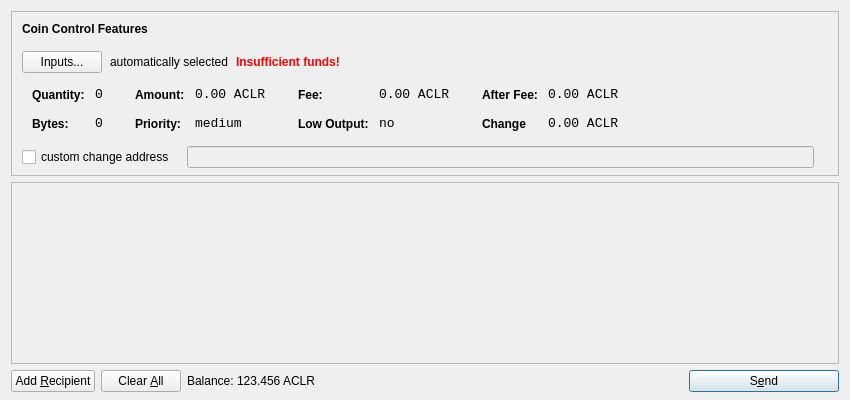
<?xml version="1.0" encoding="UTF-8"?>
<ui version="4.0">
 <class>SendCoinsDialog</class>
 <widget class="QDialog" name="SendCoinsDialog">
  <property name="geometry">
   <rect>
    <x>0</x>
    <y>0</y>
    <width>850</width>
    <height>400</height>
   </rect>
  </property>
  <property name="windowTitle">
   <string>Send Coins</string>
  </property>
  <layout class="QVBoxLayout" name="verticalLayout" stretch="0,1,0">
   <property name="bottomMargin">
    <number>8</number>
   </property>
   <item>
    <widget class="QFrame" name="frameCoinControl">
     <property name="sizePolicy">
      <sizepolicy hsizetype="Expanding" vsizetype="Expanding">
       <horstretch>0</horstretch>
       <verstretch>0</verstretch>
      </sizepolicy>
     </property>
     <property name="maximumSize">
      <size>
       <width>16777215</width>
       <height>16777215</height>
      </size>
     </property>
     <property name="frameShape">
      <enum>QFrame::StyledPanel</enum>
     </property>
     <property name="frameShadow">
      <enum>QFrame::Sunken</enum>
     </property>
     <layout class="QVBoxLayout" name="verticalLayoutCoinControl2">
      <property name="spacing">
       <number>-1</number>
      </property>
      <property name="leftMargin">
       <number>0</number>
      </property>
      <property name="topMargin">
       <number>0</number>
      </property>
      <property name="rightMargin">
       <number>0</number>
      </property>
      <property name="bottomMargin">
       <number>6</number>
      </property>
      <item>
       <layout class="QVBoxLayout" name="verticalLayoutCoinControl" stretch="0,0,0,0,1">
        <property name="spacing">
         <number>0</number>
        </property>
        <property name="leftMargin">
         <number>10</number>
        </property>
        <property name="topMargin">
         <number>10</number>
        </property>
        <item>
         <layout class="QHBoxLayout" name="horizontalLayoutCoinControl1">
          <property name="bottomMargin">
           <number>15</number>
          </property>
          <item>
           <widget class="QLabel" name="labelCoinControlFeatures">
            <property name="sizePolicy">
             <sizepolicy hsizetype="Preferred" vsizetype="Maximum">
              <horstretch>0</horstretch>
              <verstretch>0</verstretch>
             </sizepolicy>
            </property>
            <property name="font">
             <font>
              <weight>75</weight>
              <bold>true</bold>
             </font>
            </property>
            <property name="styleSheet">
             <string notr="true">font-weight:bold;</string>
            </property>
            <property name="text">
             <string>Coin Control Features</string>
            </property>
           </widget>
          </item>
         </layout>
        </item>
        <item>
         <layout class="QHBoxLayout" name="horizontalLayoutCoinControl2" stretch="0,0,0,0">
          <property name="spacing">
           <number>8</number>
          </property>
          <property name="bottomMargin">
           <number>10</number>
          </property>
          <item>
           <widget class="QPushButton" name="pushButtonCoinControl">
            <property name="styleSheet">
             <string notr="true"/>
            </property>
            <property name="text">
             <string>Inputs...</string>
            </property>
           </widget>
          </item>
          <item>
           <widget class="QLabel" name="labelCoinControlAutomaticallySelected">
            <property name="text">
             <string>automatically selected</string>
            </property>
            <property name="margin">
             <number>5</number>
            </property>
           </widget>
          </item>
          <item>
           <widget class="QLabel" name="labelCoinControlInsuffFunds">
            <property name="font">
             <font>
              <weight>75</weight>
              <bold>true</bold>
             </font>
            </property>
            <property name="styleSheet">
             <string notr="true">color:red;font-weight:bold;</string>
            </property>
            <property name="text">
             <string>Insufficient funds!</string>
            </property>
            <property name="margin">
             <number>5</number>
            </property>
           </widget>
          </item>
          <item>
           <spacer name="horizontalSpacerCoinControl">
            <property name="orientation">
             <enum>Qt::Horizontal</enum>
            </property>
            <property name="sizeHint" stdset="0">
             <size>
              <width>40</width>
              <height>1</height>
             </size>
            </property>
           </spacer>
          </item>
         </layout>
        </item>
        <item>
         <widget class="QWidget" name="widgetCoinControl" native="true">
          <property name="sizePolicy">
           <sizepolicy hsizetype="Preferred" vsizetype="Preferred">
            <horstretch>0</horstretch>
            <verstretch>0</verstretch>
           </sizepolicy>
          </property>
          <property name="minimumSize">
           <size>
            <width>0</width>
            <height>0</height>
           </size>
          </property>
          <property name="styleSheet">
           <string notr="true"/>
          </property>
          <layout class="QHBoxLayout" name="horizontalLayoutCoinControl5">
           <property name="margin">
            <number>0</number>
           </property>
           <item>
            <layout class="QHBoxLayout" name="horizontalLayoutCoinControl3" stretch="0,0,0,1">
             <property name="spacing">
              <number>20</number>
             </property>
             <property name="topMargin">
              <number>0</number>
             </property>
             <property name="bottomMargin">
              <number>10</number>
             </property>
             <item>
              <layout class="QFormLayout" name="formLayoutCoinControl1">
               <property name="horizontalSpacing">
                <number>10</number>
               </property>
               <property name="verticalSpacing">
                <number>14</number>
               </property>
               <property name="leftMargin">
                <number>10</number>
               </property>
               <property name="topMargin">
                <number>4</number>
               </property>
               <property name="rightMargin">
                <number>6</number>
               </property>
               <item row="0" column="0">
                <widget class="QLabel" name="labelCoinControlQuantityText">
                 <property name="styleSheet">
                  <string notr="true">font-weight:bold;</string>
                 </property>
                 <property name="text">
                  <string>Quantity:</string>
                 </property>
                 <property name="margin">
                  <number>0</number>
                 </property>
                </widget>
               </item>
               <item row="0" column="1">
                <widget class="QLabel" name="labelCoinControlQuantity">
                 <property name="font">
                  <font>
                   <family>Monospace</family>
                   <pointsize>10</pointsize>
                  </font>
                 </property>
                 <property name="cursor">
                  <cursorShape>IBeamCursor</cursorShape>
                 </property>
                 <property name="contextMenuPolicy">
                  <enum>Qt::ActionsContextMenu</enum>
                 </property>
                 <property name="text">
                  <string>0</string>
                 </property>
                 <property name="margin">
                  <number>0</number>
                 </property>
                 <property name="textInteractionFlags">
                  <set>Qt::LinksAccessibleByMouse|Qt::TextSelectableByKeyboard|Qt::TextSelectableByMouse</set>
                 </property>
                </widget>
               </item>
               <item row="1" column="0">
                <widget class="QLabel" name="labelCoinControlBytesText">
                 <property name="styleSheet">
                  <string notr="true">font-weight:bold;</string>
                 </property>
                 <property name="text">
                  <string>Bytes:</string>
                 </property>
                </widget>
               </item>
               <item row="1" column="1">
                <widget class="QLabel" name="labelCoinControlBytes">
                 <property name="font">
                  <font>
                   <family>Monospace</family>
                   <pointsize>10</pointsize>
                  </font>
                 </property>
                 <property name="cursor">
                  <cursorShape>IBeamCursor</cursorShape>
                 </property>
                 <property name="contextMenuPolicy">
                  <enum>Qt::ActionsContextMenu</enum>
                 </property>
                 <property name="text">
                  <string>0</string>
                 </property>
                 <property name="textInteractionFlags">
                  <set>Qt::LinksAccessibleByMouse|Qt::TextSelectableByKeyboard|Qt::TextSelectableByMouse</set>
                 </property>
                </widget>
               </item>
              </layout>
             </item>
             <item>
              <layout class="QFormLayout" name="formLayoutCoinControl2">
               <property name="horizontalSpacing">
                <number>10</number>
               </property>
               <property name="verticalSpacing">
                <number>14</number>
               </property>
               <property name="leftMargin">
                <number>6</number>
               </property>
               <property name="topMargin">
                <number>4</number>
               </property>
               <property name="rightMargin">
                <number>6</number>
               </property>
               <item row="0" column="0">
                <widget class="QLabel" name="labelCoinControlAmountText">
                 <property name="styleSheet">
                  <string notr="true">font-weight:bold;</string>
                 </property>
                 <property name="text">
                  <string>Amount:</string>
                 </property>
                 <property name="margin">
                  <number>0</number>
                 </property>
                </widget>
               </item>
               <item row="0" column="1">
                <widget class="QLabel" name="labelCoinControlAmount">
                 <property name="font">
                  <font>
                   <family>Monospace</family>
                   <pointsize>10</pointsize>
                  </font>
                 </property>
                 <property name="cursor">
                  <cursorShape>IBeamCursor</cursorShape>
                 </property>
                 <property name="contextMenuPolicy">
                  <enum>Qt::ActionsContextMenu</enum>
                 </property>
                 <property name="text">
                  <string>0.00 ACLR</string>
                 </property>
                 <property name="textInteractionFlags">
                  <set>Qt::LinksAccessibleByMouse|Qt::TextSelectableByKeyboard|Qt::TextSelectableByMouse</set>
                 </property>
                </widget>
               </item>
               <item row="1" column="0">
                <widget class="QLabel" name="labelCoinControlPriorityText">
                 <property name="styleSheet">
                  <string notr="true">font-weight:bold;</string>
                 </property>
                 <property name="text">
                  <string>Priority:</string>
                 </property>
                </widget>
               </item>
               <item row="1" column="1">
                <widget class="QLabel" name="labelCoinControlPriority">
                 <property name="font">
                  <font>
                   <family>Monospace</family>
                   <pointsize>10</pointsize>
                  </font>
                 </property>
                 <property name="cursor">
                  <cursorShape>IBeamCursor</cursorShape>
                 </property>
                 <property name="contextMenuPolicy">
                  <enum>Qt::ActionsContextMenu</enum>
                 </property>
                 <property name="text">
                  <string>medium</string>
                 </property>
                 <property name="textInteractionFlags">
                  <set>Qt::LinksAccessibleByMouse|Qt::TextSelectableByKeyboard|Qt::TextSelectableByMouse</set>
                 </property>
                </widget>
               </item>
              </layout>
             </item>
             <item>
              <layout class="QFormLayout" name="formLayoutCoinControl3">
               <property name="horizontalSpacing">
                <number>10</number>
               </property>
               <property name="verticalSpacing">
                <number>14</number>
               </property>
               <property name="leftMargin">
                <number>6</number>
               </property>
               <property name="topMargin">
                <number>4</number>
               </property>
               <property name="rightMargin">
                <number>6</number>
               </property>
               <item row="0" column="0">
                <widget class="QLabel" name="labelCoinControlFeeText">
                 <property name="styleSheet">
                  <string notr="true">font-weight:bold;</string>
                 </property>
                 <property name="text">
                  <string>Fee:</string>
                 </property>
                 <property name="margin">
                  <number>0</number>
                 </property>
                </widget>
               </item>
               <item row="0" column="1">
                <widget class="QLabel" name="labelCoinControlFee">
                 <property name="font">
                  <font>
                   <family>Monospace</family>
                   <pointsize>10</pointsize>
                  </font>
                 </property>
                 <property name="cursor">
                  <cursorShape>IBeamCursor</cursorShape>
                 </property>
                 <property name="contextMenuPolicy">
                  <enum>Qt::ActionsContextMenu</enum>
                 </property>
                 <property name="text">
                  <string>0.00 ACLR</string>
                 </property>
                 <property name="textInteractionFlags">
                  <set>Qt::LinksAccessibleByMouse|Qt::TextSelectableByKeyboard|Qt::TextSelectableByMouse</set>
                 </property>
                </widget>
               </item>
               <item row="1" column="0">
                <widget class="QLabel" name="labelCoinControlLowOutputText">
                 <property name="styleSheet">
                  <string notr="true">font-weight:bold;</string>
                 </property>
                 <property name="text">
                  <string>Low Output:</string>
                 </property>
                </widget>
               </item>
               <item row="1" column="1">
                <widget class="QLabel" name="labelCoinControlLowOutput">
                 <property name="font">
                  <font>
                   <family>Monospace</family>
                   <pointsize>10</pointsize>
                  </font>
                 </property>
                 <property name="cursor">
                  <cursorShape>IBeamCursor</cursorShape>
                 </property>
                 <property name="contextMenuPolicy">
                  <enum>Qt::ActionsContextMenu</enum>
                 </property>
                 <property name="text">
                  <string>no</string>
                 </property>
                 <property name="textInteractionFlags">
                  <set>Qt::LinksAccessibleByMouse|Qt::TextSelectableByKeyboard|Qt::TextSelectableByMouse</set>
                 </property>
                </widget>
               </item>
              </layout>
             </item>
             <item>
              <layout class="QFormLayout" name="formLayoutCoinControl4">
               <property name="horizontalSpacing">
                <number>10</number>
               </property>
               <property name="verticalSpacing">
                <number>14</number>
               </property>
               <property name="leftMargin">
                <number>6</number>
               </property>
               <property name="topMargin">
                <number>4</number>
               </property>
               <property name="rightMargin">
                <number>6</number>
               </property>
               <item row="0" column="0">
                <widget class="QLabel" name="labelCoinControlAfterFeeText">
                 <property name="styleSheet">
                  <string notr="true">font-weight:bold;</string>
                 </property>
                 <property name="text">
                  <string>After Fee:</string>
                 </property>
                 <property name="margin">
                  <number>0</number>
                 </property>
                </widget>
               </item>
               <item row="0" column="1">
                <widget class="QLabel" name="labelCoinControlAfterFee">
                 <property name="font">
                  <font>
                   <family>Monospace</family>
                   <pointsize>10</pointsize>
                  </font>
                 </property>
                 <property name="cursor">
                  <cursorShape>IBeamCursor</cursorShape>
                 </property>
                 <property name="contextMenuPolicy">
                  <enum>Qt::ActionsContextMenu</enum>
                 </property>
                 <property name="text">
                  <string>0.00 ACLR</string>
                 </property>
                 <property name="textInteractionFlags">
                  <set>Qt::LinksAccessibleByMouse|Qt::TextSelectableByKeyboard|Qt::TextSelectableByMouse</set>
                 </property>
                </widget>
               </item>
               <item row="1" column="0">
                <widget class="QLabel" name="labelCoinControlChangeText">
                 <property name="styleSheet">
                  <string notr="true">font-weight:bold;</string>
                 </property>
                 <property name="text">
                  <string>Change</string>
                 </property>
                </widget>
               </item>
               <item row="1" column="1">
                <widget class="QLabel" name="labelCoinControlChange">
                 <property name="font">
                  <font>
                   <family>Monospace</family>
                   <pointsize>10</pointsize>
                  </font>
                 </property>
                 <property name="cursor">
                  <cursorShape>IBeamCursor</cursorShape>
                 </property>
                 <property name="contextMenuPolicy">
                  <enum>Qt::ActionsContextMenu</enum>
                 </property>
                 <property name="text">
                  <string>0.00 ACLR</string>
                 </property>
                 <property name="textInteractionFlags">
                  <set>Qt::LinksAccessibleByMouse|Qt::TextSelectableByKeyboard|Qt::TextSelectableByMouse</set>
                 </property>
                </widget>
               </item>
              </layout>
             </item>
            </layout>
           </item>
          </layout>
         </widget>
        </item>
        <item>
         <layout class="QHBoxLayout" name="horizontalLayoutCoinControl4" stretch="0,0,0">
          <property name="spacing">
           <number>12</number>
          </property>
          <property name="sizeConstraint">
           <enum>QLayout::SetDefaultConstraint</enum>
          </property>
          <property name="topMargin">
           <number>5</number>
          </property>
          <property name="rightMargin">
           <number>5</number>
          </property>
          <item>
           <widget class="QCheckBox" name="checkBoxCoinControlChange">
            <property name="text">
             <string>custom change address</string>
            </property>
           </widget>
          </item>
          <item>
           <widget class="QLineEdit" name="lineEditCoinControlChange">
            <property name="enabled">
             <bool>false</bool>
            </property>
            <property name="sizePolicy">
             <sizepolicy hsizetype="Expanding" vsizetype="Fixed">
              <horstretch>0</horstretch>
              <verstretch>0</verstretch>
             </sizepolicy>
            </property>
           </widget>
          </item>
          <item>
           <widget class="QLabel" name="labelCoinControlChangeLabel">
            <property name="sizePolicy">
             <sizepolicy hsizetype="Preferred" vsizetype="Expanding">
              <horstretch>0</horstretch>
              <verstretch>0</verstretch>
             </sizepolicy>
            </property>
            <property name="minimumSize">
             <size>
              <width>0</width>
              <height>0</height>
             </size>
            </property>
            <property name="text">
             <string/>
            </property>
            <property name="margin">
             <number>3</number>
            </property>
           </widget>
          </item>
         </layout>
        </item>
        <item>
         <spacer name="verticalSpacerCoinControl">
          <property name="orientation">
           <enum>Qt::Vertical</enum>
          </property>
          <property name="sizeHint" stdset="0">
           <size>
            <width>800</width>
            <height>1</height>
           </size>
          </property>
         </spacer>
        </item>
       </layout>
      </item>
     </layout>
    </widget>
   </item>
   <item>
    <widget class="QScrollArea" name="scrollArea">
     <property name="widgetResizable">
      <bool>true</bool>
     </property>
     <widget class="QWidget" name="scrollAreaWidgetContents">
      <property name="geometry">
       <rect>
        <x>0</x>
        <y>0</y>
        <width>830</width>
        <height>165</height>
       </rect>
      </property>
      <layout class="QVBoxLayout" name="verticalLayout_2">
       <property name="margin">
        <number>0</number>
       </property>
       <item>
        <layout class="QVBoxLayout" name="entries">
         <property name="spacing">
          <number>6</number>
         </property>
        </layout>
       </item>
       <item>
        <spacer name="verticalSpacer">
         <property name="orientation">
          <enum>Qt::Vertical</enum>
         </property>
         <property name="sizeHint" stdset="0">
          <size>
           <width>20</width>
           <height>40</height>
          </size>
         </property>
        </spacer>
       </item>
      </layout>
     </widget>
    </widget>
   </item>
   <item>
    <layout class="QHBoxLayout" name="horizontalLayout">
     <item>
      <widget class="QPushButton" name="addButton">
       <property name="toolTip">
        <string>Send to multiple recipients at once</string>
       </property>
       <property name="text">
        <string>Add &amp;Recipient</string>
       </property>
       <property name="icon">
        <iconset resource="../bitcoin.qrc">
         <normaloff>:/icons/add</normaloff>:/icons/add</iconset>
       </property>
       <property name="autoDefault">
        <bool>false</bool>
       </property>
      </widget>
     </item>
     <item>
      <widget class="QPushButton" name="clearButton">
       <property name="sizePolicy">
        <sizepolicy hsizetype="Minimum" vsizetype="Fixed">
         <horstretch>0</horstretch>
         <verstretch>0</verstretch>
        </sizepolicy>
       </property>
       <property name="toolTip">
        <string>Remove all transaction fields</string>
       </property>
       <property name="text">
        <string>Clear &amp;All</string>
       </property>
       <property name="icon">
        <iconset resource="../bitcoin.qrc">
         <normaloff>:/icons/remove</normaloff>:/icons/remove</iconset>
       </property>
       <property name="autoRepeatDelay">
        <number>300</number>
       </property>
       <property name="autoDefault">
        <bool>false</bool>
       </property>
      </widget>
     </item>
     <item>
      <layout class="QHBoxLayout" name="horizontalLayout_2">
       <property name="spacing">
        <number>3</number>
       </property>
       <item>
        <widget class="QLabel" name="label">
         <property name="sizePolicy">
          <sizepolicy hsizetype="Preferred" vsizetype="Fixed">
           <horstretch>0</horstretch>
           <verstretch>0</verstretch>
          </sizepolicy>
         </property>
         <property name="text">
          <string>Balance:</string>
         </property>
        </widget>
       </item>
       <item>
        <widget class="QLabel" name="labelBalance">
         <property name="sizePolicy">
          <sizepolicy hsizetype="Preferred" vsizetype="Fixed">
           <horstretch>0</horstretch>
           <verstretch>0</verstretch>
          </sizepolicy>
         </property>
         <property name="cursor">
          <cursorShape>IBeamCursor</cursorShape>
         </property>
         <property name="text">
          <string>123.456 ACLR</string>
         </property>
         <property name="textInteractionFlags">
          <set>Qt::LinksAccessibleByMouse|Qt::TextSelectableByKeyboard|Qt::TextSelectableByMouse</set>
         </property>
        </widget>
       </item>
      </layout>
     </item>
     <item>
      <spacer name="horizontalSpacer">
       <property name="orientation">
        <enum>Qt::Horizontal</enum>
       </property>
       <property name="sizeHint" stdset="0">
        <size>
         <width>40</width>
         <height>20</height>
        </size>
       </property>
      </spacer>
     </item>
     <item>
      <widget class="QPushButton" name="sendButton">
       <property name="minimumSize">
        <size>
         <width>150</width>
         <height>0</height>
        </size>
       </property>
       <property name="toolTip">
        <string>Confirm the send action</string>
       </property>
       <property name="text">
        <string>S&amp;end</string>
       </property>
       <property name="icon">
        <iconset resource="../bitcoin.qrc">
         <normaloff>:/icons/send</normaloff>:/icons/send</iconset>
       </property>
       <property name="default">
        <bool>true</bool>
       </property>
      </widget>
     </item>
    </layout>
   </item>
  </layout>
 </widget>
 <resources>
  <include location="../bitcoin.qrc"/>
 </resources>
 <connections/>
</ui>
